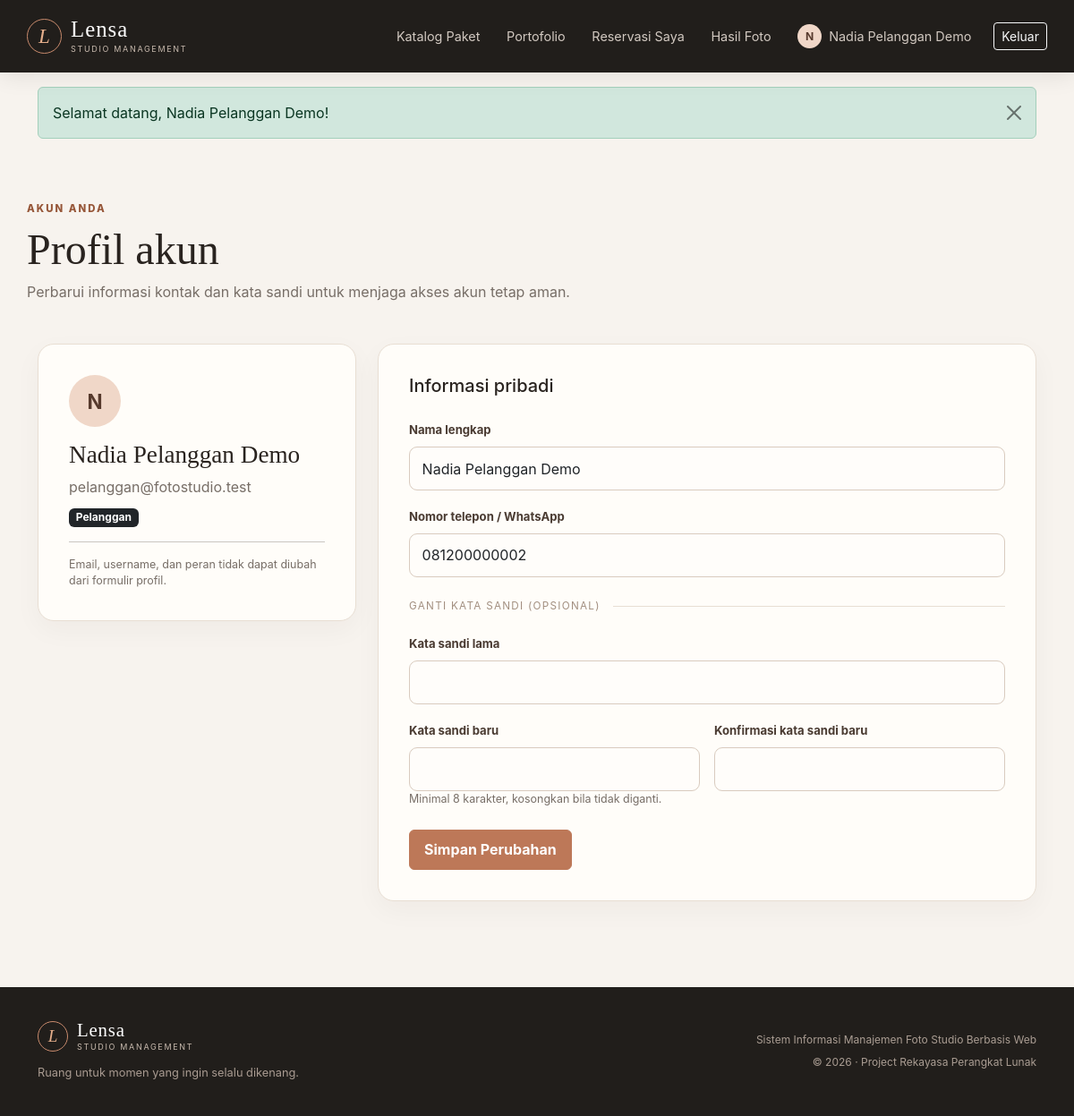
Page /index.php?r=profile (signed in) on the committed database.
### tables this page shows
CREATE TABLE pengguna (
    id_pengguna BIGINT UNSIGNED NOT NULL AUTO_INCREMENT,
    nama VARCHAR(100) NOT NULL,
    email VARCHAR(100) NOT NULL,
    no_telepon VARCHAR(20) NULL,
    username VARCHAR(50) NOT NULL,
    password VARCHAR(255) NOT NULL COMMENT 'Hash dari password_hash(), bukan kata sandi asli',
    peran ENUM('pelanggan','admin','fotografer') NOT NULL DEFAULT 'pelanggan',
    aktif TINYINT(1) NOT NULL DEFAULT 1,
    created_at DATETIME NOT NULL DEFAULT CURRENT_TIMESTAMP,
    updated_at DATETIME NOT NULL DEFAULT CURRENT_TIMESTAMP ON UPDATE CURRENT_TIMESTAMP,
    PRIMARY KEY (id_pengguna),
    UNIQUE KEY uq_pengguna_email (email),
    UNIQUE KEY uq_pengguna_username (username),
    KEY idx_pengguna_role_active (peran, aktif)
);

### app/Support/helpers.php (called while the page is built, shortened)
<?php
function e(mixed $value): string
{
    return htmlspecialchars((string) ($value ?? ''), ENT_QUOTES | ENT_SUBSTITUTE, 'UTF-8');
}
function db(): PDO
{
    return Database::connection();
}
function asset(string $path): string
{
    return 'assets/' . ltrim($path, '/');
}
function url(string $route = 'home', array $params = []): string
{
    return 'index.php?' . http_build_query(array_merge(['r' => $route], $params));
}
function flash(string $key, ?string $message = null): ?string
{
    $value = $_SESSION['_flash'][$key] ?? null;
    return is_string($value) ? $value : null;
}
function current_user(): ?array
{
    static $resolved = false;
    static $user = null;
    if ($resolved) return $user;
    $resolved = true;
    $id = filter_var($_SESSION['user_id'] ?? null, FILTER_VALIDATE_INT);
    $stmt = db()->prepare('SELECT id_pengguna, nama, email, no_telepon, username, peran FROM pengguna WHERE id_pengguna = :id AND aktif = 1');
    $stmt->execute(['id' => $id]);
    $user = $stmt->fetch() ?: null;
    return $user;
}
function require_login(): array
{
    $user = current_user();
    return $user;
}
function render(string $view, array $data = []): void
{
    $currentUser = current_user();
    require dirname(__DIR__) . '/views/layout.php';
}

### app/Controllers.php (called while the page is built, shortened)
<?php
final class AuthController
{
    public function profile(): void
    {
        $user = require_login();
        render('profile', ['title' => 'Profil Akun', 'profile' => $user]);
    }
}

### public/index.php (called while the page is built, shortened)
<?php
$route = (string) ($_GET['r'] ?? 'home');
$home = new HomeController();
$auth = new AuthController();
$customer = new CustomerController();
$admin = new AdminController();
$photographer = new PhotographerController();
$routes = [
    'home' => [$home, 'home'],
    'package' => [$home, 'package'],
    'availability' => [$home, 'availability'],
    'login' => [$auth, 'login'],
    'register' => [$auth, 'register'],
    'logout' => [$auth, 'logout'],
    'profile' => [$auth, 'profile'],
    'download' => [$auth, 'download'],
    'proof' => [$auth, 'proof'],
    'book' => [$customer, 'book'],
    'booking-store' => [$customer, 'bookingStore'],
    'my-reservations' => [$customer, 'reservations'],
    'reservation' => [$customer, 'reservation'],
    'pay' => [$customer, 'pay'],
    'payment-submit' => [$customer, 'paymentSubmit'],
    'my-gallery' => [$customer, 'gallery'],
    'admin' => [$admin, 'dashboard'],
    'admin-services' => [$admin, 'services'],
    'admin-packages' => [$admin, 'packages'],
    'admin-reservations' => [$admin, 'reservations'],
    'admin-reservation-action' => [$admin, 'reservationAction'],
    'admin-payments' => [$admin, 'payments'],
    'admin-payment-action' => [$admin, 'paymentAction'],
    'admin-users' => [$admin, 'users'],
    'admin-gallery' => [$admin, 'gallery'],
    'admin-gallery-action' => [$admin, 'galleryAction'],
    'admin-reports' => [$admin, 'reports'],
    'photographer' => [$photographer, 'dashboard'],
    'photographer-status' => [$photographer, 'updateStatus'],
    'photographer-upload' => [$photographer, 'upload'],
];
try {
    call_user_func($routes[$route]);
} catch (PDOException $e) {
    error_log('[Lensa Studio DB] ' . $e->getMessage());
    http_response_code(503);
    $detail = $GLOBALS['config']['debug'] ? '<pre>' . e($e->getMessage()) . '</pre>' : '';
    echo '<!doctype html><html lang="id"><meta charset="utf-8"><meta name="viewport" content="width=device-width,initial-scale=1"><title>Basis data belum siap</title><body style="font-family:system-ui;background:#f7f3ee;color:#29231f;padding:4rem 1.5rem"><main style="max-width:680px;margin:auto;background:white;border:1px solid #e8ded3;border-radius:18px;padding:2rem"><p style="color:#965638;font-weight:700;letter-spacing:.12em">LENSA STUDIO</p><h1>Basis data belum terhubung</h1><p>Aplikasi belum dapat membaca basis data. Buat basis data <code>fotostudio</code>, impor <code>database/schema.sql</code>, lalu sesuaikan kredensial di file <code>.env</code>.</p><p>Pastikan MySQL/MariaDB berjalan dan PHP memiliki ekstensi <code>pdo_mysql</code>.</p>' . $detail . '</main></body></html>';
} catch (Throwable $e) {
    error_log('[Lensa Studio] ' . (string) $e);
    http_response_code(500);
    if ($GLOBALS['config']['debug']) {
        echo '<pre style="white-space:pre-wrap;font-family:monospace;padding:2rem">' . e((string) $e) . '</pre>';
    } else {
        echo '<!doctype html><html lang="id"><meta charset="utf-8"><meta name="viewport" content="width=device-width,initial-scale=1"><title>Terjadi kesalahan</title><body style="font-family:system-ui;background:#f7f3ee;color:#29231f;padding:4rem 1.5rem"><main style="max-width:650px;margin:auto;background:white;border:1px solid #e8ded3;border-radius:18px;padding:2rem"><h1>Terjadi kesalahan</h1><p>Permintaan belum dapat diproses. Coba kembali. Jika masalah berlanjut, periksa log aplikasi.</p><a href="index.php">Kembali ke beranda</a></main></body></html>';
    }
}

### app/Core/Database.php (called while the page is built, shortened)
<?php
final class Database
{
    private static ?PDO $connection = null;
    public static function connection(): PDO
    {
        $config = $GLOBALS['config'];
        $dsn = sprintf(
            'mysql:host=%s;port=%d;dbname=%s;charset=utf8mb4',
            $config['db_host'],
            $config['db_port'],
            $config['db_name']
        );
        self::$connection = new PDO($dsn, $config['db_user'], $config['db_pass'], [
            PDO::ATTR_ERRMODE => PDO::ERRMODE_EXCEPTION,
            PDO::ATTR_DEFAULT_FETCH_MODE => PDO::FETCH_ASSOC,
            PDO::ATTR_EMULATE_PREPARES => false,
        ]);
        return self::$connection;
    }
}

### app/views/profile.php (the view)
<section class="container page-heading"><span class="section-kicker">Akun Anda</span><h1>Profil akun</h1><p>Perbarui informasi kontak dan kata sandi untuk menjaga akses akun tetap aman.</p></section>
<section class="container pb-5"><div class="row g-4"><div class="col-lg-4"><div class="surface surface-pad"><div class="avatar-mini mb-3" style="width:58px;height:58px;font-size:1.4rem"><?= e(strtoupper(substr($profile['nama'],0,1))) ?></div><h2 style="font:500 1.7rem Georgia,serif"><?= e($profile['nama']) ?></h2><p class="muted mb-2"><?= e($profile['email']) ?></p><span class="badge text-bg-dark"><?= e(ucfirst($profile['peran'])) ?></span><hr><p class="form-note mb-0">Email, username, dan peran tidak dapat diubah dari formulir profil.</p></div></div><div class="col-lg-8"><div class="surface surface-pad"><h2 class="h5 mb-4">Informasi pribadi</h2><form method="post" action="<?= e(url('profile')) ?>"><?= csrf_field() ?><div class="mb-3"><label class="form-label" for="nama">Nama lengkap</label><input class="form-control" name="nama" id="nama" required maxlength="100" value="<?= e($profile['nama']) ?>"></div><div class="mb-4"><label class="form-label" for="no_telepon">Nomor telepon / WhatsApp</label><input class="form-control" name="no_telepon" id="no_telepon" maxlength="20" value="<?= e($profile['no_telepon']) ?>"></div><div class="divider-label">Ganti kata sandi (opsional)</div><div class="mb-3"><label class="form-label" for="password_lama">Kata sandi lama</label><input class="form-control" type="password" id="password_lama" name="password_lama" autocomplete="current-password"></div><div class="row g-3"><div class="col-md-6"><label class="form-label" for="password_baru">Kata sandi baru</label><input class="form-control" type="password" id="password_baru" name="password_baru" minlength="8" autocomplete="new-password"><div class="form-note">Minimal 8 karakter, kosongkan bila tidak diganti.</div></div><div class="col-md-6"><label class="form-label" for="konfirmasi_password">Konfirmasi kata sandi baru</label><input class="form-control" type="password" id="konfirmasi_password" name="konfirmasi_password" minlength="8" autocomplete="new-password"></div></div><button class="btn btn-copper mt-4" type="submit">Simpan Perubahan</button></form></div></div></div></section>

### app/views/layout.php (shortened to what this page needs)
<!doctype html>
<html lang="id">
<head>
    <link href="https://cdn.jsdelivr.net/npm/bootstrap@5.3.3/dist/css/bootstrap.min.css" rel="stylesheet">
    <link href="<?= e(asset('css/app.css')) ?>" rel="stylesheet">
</head>
<body>
<header class="site-header">
    <nav class="navbar navbar-expand-lg container py-3">
        <a class="brand-mark" href="<?= e(url('home')) ?>"><span class="brand-icon">L</span><span><strong>Lensa</strong><small>STUDIO MANAGEMENT</small></span></a>
        <div class="collapse navbar-collapse" id="mainNav">
            <div class="navbar-nav ms-auto align-items-lg-center gap-lg-1">
                <a class="nav-link" href="<?= e(url('home')) ?>#paket">Katalog Paket</a>
                <a class="nav-link" href="<?= e(url('home')) ?>#portofolio">Portofolio</a>
                <?php if ($currentUser && $currentUser['peran'] === 'pelanggan'): ?>
                    <a class="nav-link" href="<?= e(url('my-reservations')) ?>">Reservasi Saya</a>
                    <a class="nav-link" href="<?= e(url('my-gallery')) ?>">Hasil Foto</a>
                <?php elseif ($currentUser && $currentUser['peran'] === 'admin'): ?>
                    <a class="nav-link" href="<?= e(url('admin')) ?>">Dashboard</a>
                    <a class="nav-link" href="<?= e(url('admin-reservations')) ?>">Reservasi</a>
                    <a class="nav-link" href="<?= e(url('admin-payments')) ?>">Pembayaran</a>
                <?php elseif ($currentUser && $currentUser['peran'] === 'fotografer'): ?>
                    <a class="nav-link" href="<?= e(url('photographer')) ?>">Jadwal Tugas</a>
                <?php endif; ?>
                <?php if ($currentUser): ?>
                    <a class="nav-link nav-user" href="<?= e(url('profile')) ?>"><span class="avatar-mini"><?= e(strtoupper(substr($currentUser['nama'], 0, 1))) ?></span><?= e($currentUser['nama']) ?></a>
                    <form method="post" action="<?= e(url('logout')) ?>" class="d-inline"><?= csrf_field() ?><button class="btn btn-outline-light btn-sm ms-lg-2" type="submit">Keluar</button></form>
                <?php else: ?>
                    <a class="nav-link" href="<?= e(url('login')) ?>">Masuk</a>
                    <a class="btn btn-copper btn-sm ms-lg-2" href="<?= e(url('register')) ?>">Daftar Sekarang <span aria-hidden="true">↗</span></a>
                <?php endif; ?>
            </div>
        </div>
    </nav>
</header>
<main>
    <?php
$notifications = [];
foreach (['success' => 'success', 'error' => 'danger', 'info' => 'info'] as $key => $type) {
    if ($message = flash($key)) {
        $notifications[] = [
            'type' => $type,
            'message' => $message
        ];
    }
}
?>
<?php if (!empty($notifications)): ?>
    <div class="container flash-container">
        <?php foreach ($notifications as $notification): ?>
            <div class="alert alert-<?= e($notification['type']) ?> alert-dismissible fade show" role="alert">
                <?= e($notification['message']) ?>
                <button type="button" class="btn-close" data-bs-dismiss="alert" aria-label="Tutup"></button>
            </div>
        <?php endforeach; ?>
    </div>
<?php endif; ?>
<?php require $viewPath; ?>
<footer class="site-footer mt-5">
    <div class="container footer-inner">
        <div><a class="brand-mark footer-brand" href="<?= e(url('home')) ?>"><span class="brand-icon">L</span><span><strong>Lensa</strong><small>STUDIO MANAGEMENT</small></span></a><p class="footer-desc">Ruang untuk momen yang ingin selalu dikenang.</p></div>
        <div class="footer-right"><span>Sistem Informasi Manajemen Foto Studio Berbasis Web</span><span>© <?= date('Y') ?> · Project Rekayasa Perangkat Lunak</span></div>
    </div>
</footer>
</body>
</html>

### public/assets/css/app.css (style rules this page uses)
:root { --ink:#29231f;--muted:#776e67;--cream:#f7f3ee;--paper:#fffdf9;--copper:#bd7858;--copper-dark:#965638;--line:#e8ded3;--sage:#84917a;--night:#211e1b;--radius:18px;--shadow:0 18px 50px rgba(52,40,30,.08) }
* { box-sizing:border-box }
body { background:var(--cream);color:var(--ink);font-family:Inter,ui-sans-serif,system-ui,-apple-system,"Segoe UI",sans-serif;min-height:100vh;display:flex;flex-direction:column }
main { flex:1 }
.site-header { background:var(--night);color:#fff;position:sticky;top:0;z-index:20;box-shadow:0 4px 24px rgba(0,0,0,.09) }
.brand-mark { display:inline-flex;align-items:center;gap:10px;color:#fff;text-decoration:none;line-height:1 }
.brand-mark strong { display:block;font-family:Georgia,serif;font-size:1.55rem;font-weight:500;letter-spacing:.04em }
.brand-mark small { display:block;color:#c7b9ad;font-size:.56rem;letter-spacing:.19em;margin-top:5px }
.brand-icon { width:39px;height:39px;display:inline-flex;justify-content:center;align-items:center;border:1px solid #c98b6d;border-radius:50%;color:#e5ae8b;font:italic 1.45rem Georgia,serif }
.nav-link { color:#d2c9c1!important;font-size:.9rem;padding:.7rem .8rem!important }
.nav-user { display:flex;align-items:center;gap:8px }
.avatar-mini { width:27px;height:27px;display:inline-grid;place-items:center;border-radius:50%;background:#f0d7c8;color:#573a2d;font-weight:700;font-size:.76rem }
.btn-copper { background:var(--copper);border-color:var(--copper);color:white;font-weight:650;padding:.6rem 1rem }
.flash-container { padding-top:1rem }
.section-kicker { color:var(--copper-dark);font-size:.71rem;font-weight:800;letter-spacing:.18em;text-transform:uppercase }
.site-footer { background:var(--night);color:#d6cbc2;padding:38px 0 }
.footer-inner { display:flex;justify-content:space-between;gap:30px;align-items:center }
.footer-brand strong { font-size:1.3rem }
.footer-brand .brand-icon { width:34px;height:34px;font-size:1.2rem }
.footer-desc { font-size:.8rem;color:#a99b91;margin:14px 0 0 }
.footer-right { display:flex;flex-direction:column;align-items:end;gap:7px;text-align:right;font-size:.75rem;color:#aa9d93 }
.page-heading { padding:48px 0 30px }
.page-heading h1 { font:500 clamp(2rem,4vw,3.2rem) Georgia,serif;margin:.5rem 0 }
.page-heading p { color:var(--muted);max-width:700px }
.surface { background:var(--paper);border:1px solid var(--line);border-radius:var(--radius);box-shadow:0 10px 30px rgba(50,36,25,.04) }
.surface-pad { padding:clamp(20px,3vw,34px) }
.form-label { font-size:.82rem;font-weight:700;color:#4a3b32 }
.form-control,.form-select { border-color:#d9cbbf;border-radius:9px;padding:.72rem .85rem;background-color:#fffdfa }
.form-note { font-size:.78rem;color:var(--muted) }
.muted { color:var(--muted)!important }
.divider-label { display:flex;align-items:center;gap:14px;color:#a28f80;font-size:.73rem;text-transform:uppercase;letter-spacing:.11em;margin:20px 0 }
.divider-label:after { content:"";height:1px;background:var(--line);flex:1 }

### rows in the picture
pengguna: nama "N", nama "Nadia Pelanggan Demo", email "pelanggan@fotostudio.test", peran "Pelanggan", no_telepon "081200000002"

### other values in the picture
$notification['message'] "Selamat datang, Nadia Pelanggan Demo!"
